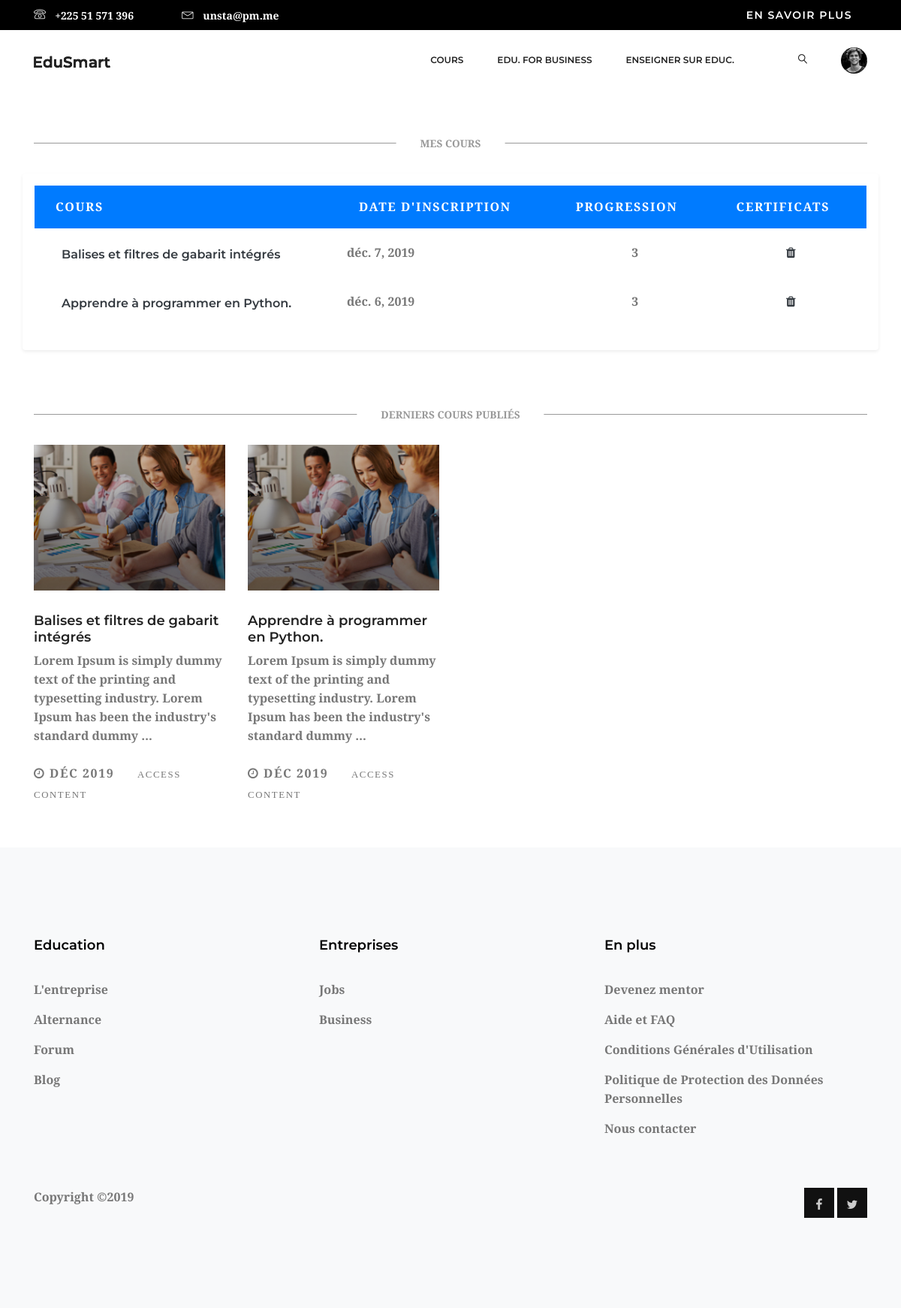
The app's page /etudiant/cours/ (signed in), older data.
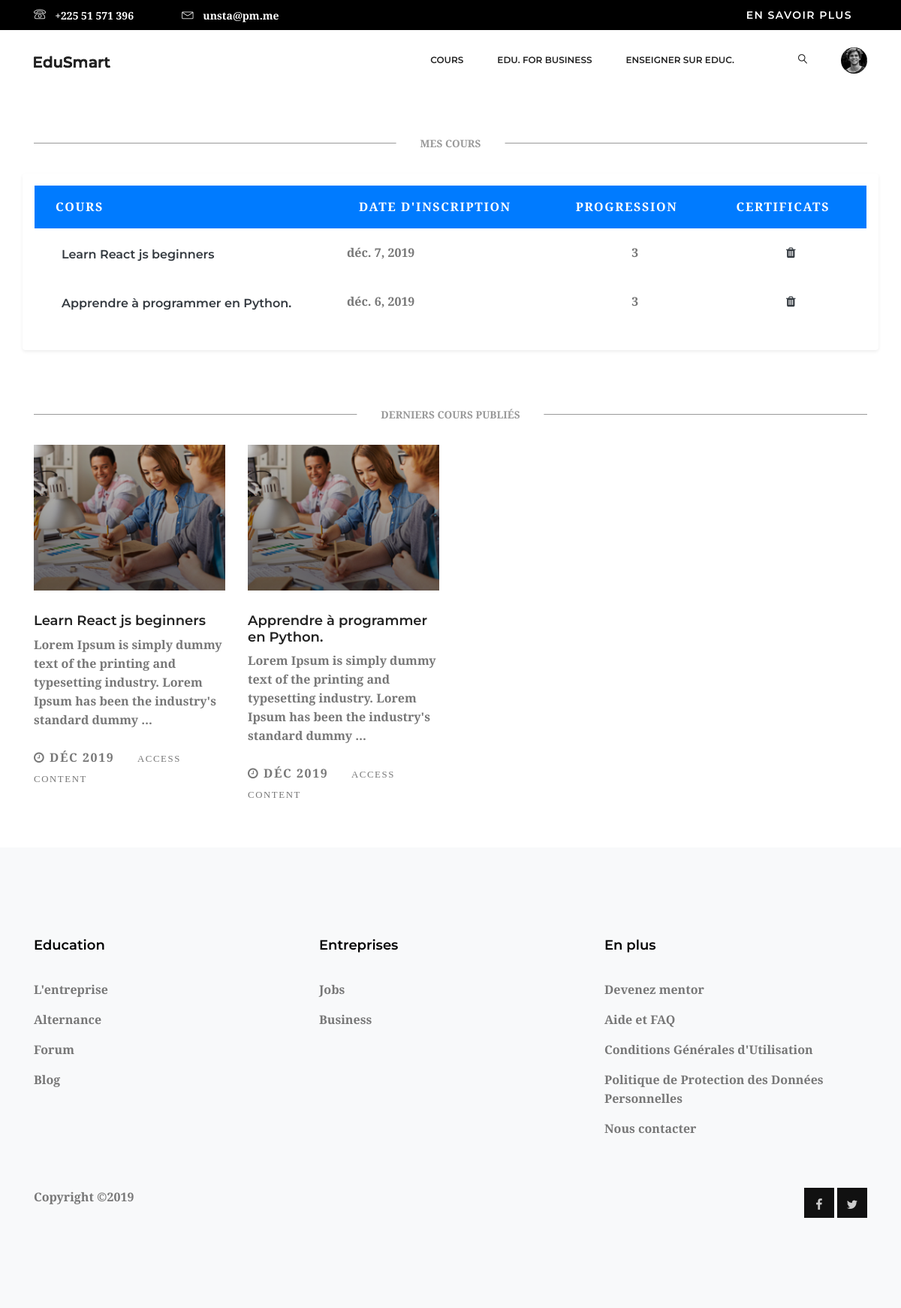
The same page, newer data.
### cours/models.py (models this page shows, shortened)
class Cours(models.Model):
    instructeur = models.ForeignKey(User, on_delete=models.CASCADE)
    etudiants = models.ManyToManyField(User, related_name='rejoindre_cours', blank=True)
    matiere = models.ForeignKey(Matieres, related_name='cours', on_delete=models.CASCADE)
    title = models.CharField('Titre du Cours', max_length=200)
    slug = models.SlugField('URL', max_length=200, unique=True)
    resume = models.TextField()
    date_de_creation = models.DateField('Date de création du Cours', auto_now_add=True)
    class Meta:
        ordering = ['-date_de_creation']

### etudiants/views.py (the view)
# urls.py: path('cours/', views.EtudiantCoursListView.as_view(),
class EtudiantCoursListView(LoginRequiredMixin, ListView):
    model = Cours
    template_name = 'etudiants/cours/etudiant_liste_cours.html'
    def get_queryset(self):
        queryset = super(EtudiantCoursListView, self).get_queryset()
        return queryset.filter(etudiants__in=[self.request.user])

### etudiants/templates/etudiants/cours/etudiant_liste_cours.html (shortened to what the changed rows need)
{% extends "base.html" %}
{% load cache %}
{% block content %}
    {% block popular_courses %}
        <div class="popular_courses">
            <div class="container">
                <div class="row">
                    <div class="col-lg-12 p-3 rounded shadow-sm">
                        <div class="table-responsive">
                            <table class="table">
                                <thead>
                                    <tr class="bg-primary text-white">
                                        <th scope="col" class="border-0">
                                            <div class="p-1 px-3 text-uppercase">cours</div>
                                        </th>
                                        <th scope="col" class="border-0">
                                            <div class="p-1 px-3 text-uppercase">date d'inscription</div>
                                        </th>
                                        <th scope="col" class="border-0">
                                            <div class="p-1 px-3 text-uppercase">progression</div>
                                        </th>
                                        <th scope="col" class="border-0">
                                            <div class="p-1 px-3 text-uppercase">certificats</div>
                                        </th>
                                    </tr>
                                </thead>
                                <tbody>
                                    {% for c in object_list %}
                                        <tr>
                                            <th scope="row" class="border-0">
                                                <div class="p-2">
                                                    <div class="ml-3 d-inline-block align-middle">
                                                    <h5 class="mb-0">
                                                        <a href="{% url "etudiant:etudiant_detail_cours" c.id %}" class="text-dark d-inline-block align-middle">{{ c.title|safe }}
                                                        </a>
                                                    </h5>
                                                  </div>
                                                </div>
                                            </th>
                                            <td class="border-0 align-middle"><strong>{{ c.date_de_creation|date}}</strong></td>
                                            <td class="border-0 align-middle text-center"><strong>3</strong></td>
                                            <td class="border-0 align-middle text-center"><a href="#" class="text-dark"><i class="fa fa-trash"></i></a></td>
                                        </tr>
                                    {% endfor %}
                                </tbody>
                            </table>
                        </div>
                    </div>
                </div>
            </div>
        </div>
        <div class="popular_courses">
            <div class="container">
                <div class="row">
                    {% for c in object_list %}
                        <div class="col-lg-3 col-md-6">
                            <div class="single_course">
                                <div class="course_head overlay">
                                    <img class="img-fluid w-100" src="{{ STATIC_PREFIX }}img/trainer1.jpg" alt="{{ c.title }}">
                                </div>
                                <div class="course_content">
                                    <h4>
                                        <a href="{% url "etudiant:etudiant_detail_cours" c.id %}">{{ c.title|safe }}</a>
                                    </h4>
                                    <p>{{ c.resume|truncatewords:20|safe }}</p>
                                    <div class="course_meta d-flex justify-content-between">
                                        <div>
                                            <span class="meta_info text-uppercase">
                                                <i class="fa fa-clock-o"></i>
                                                {{ c.date_de_creation|date:"M Y" }}
                                            </span>
                                            <span class="text-uppercase">
                                                <a class="small h5" href="{% url "etudiant:etudiant_detail_cours" c.id %}">access content</a>
                                            </span>
                                        </div>
                                    </div>
                                </div>
                            </div>
                        </div>
                    {% empty %}
                    <p>
                        You are not enrolled in any courses yet.
                        <a href="{% url "liste_cours" %}">Browse courses</a> to enroll in a course.
                    </p>
                    {% endfor %}
                </div>
            </div>
        </div>
    {% endblock popular_courses %}
{% endblock content %}

Row changes from the older to the newer data that the page shows:
changed Cours: title "Balises et filtres de gabarit intégrés" → "Learn React js beginners"
